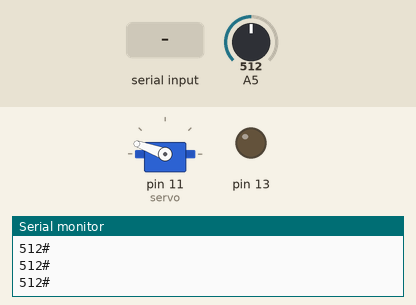
The sketch below on a simulated Arduino Uno, built with avr-gcc and run on an emulated ATmega328P. Parts: servo, output pins drawn as LEDs (lit = HIGH), the last lines printed to the serial monitor. The test bench sets the inputs (shaded band); at power-on: A5 = 512.

Above: at 1.2 s.
1.3 s: A5 set to 0
At 2.3 s:
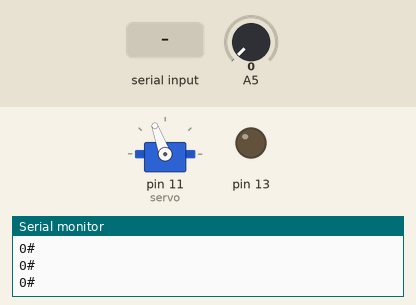
3.1 s: "startServo" received over Serial
At 4.17 s:
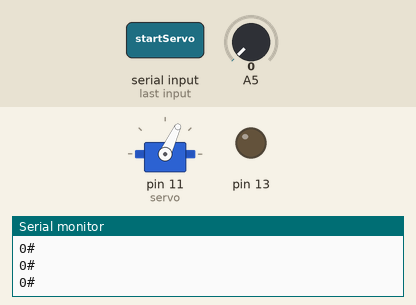
5.7 s: "LED" received over Serial
At 6.9 s:
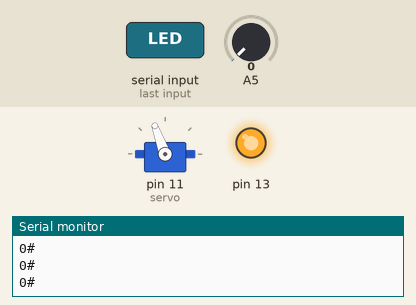
7.2 s: "startServo" received over Serial
Timing chart, 0 to 10.2 s (numbered marks = the images above; inputs shaded):
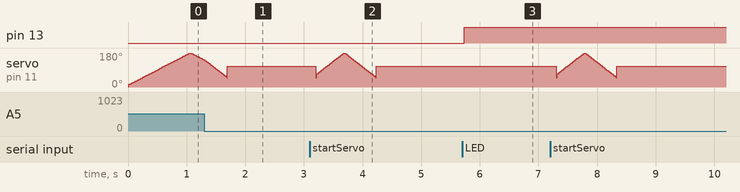

The sketch:

main.ino
```cpp
#include <Servo.h>

Servo servo;
String message;
bool isModeOne = 1, dirIsPos = 1;
int pos = 0;

void setup(){
  Serial.begin(9600);
  pinMode(13, OUTPUT);
  servo.attach(11);
  servo.write(110);
}

void loop(){
  while(Serial.available()){
    delay(10);
    char c = Serial.read();
    message += c;
  }

  if(message.length() > 0){
    if(message == "LED"){
      if(digitalRead(13) == HIGH) digitalWrite(13, LOW);
      else digitalWrite(13, HIGH);
    }else if(message == "resetServo") {
      servo.write(110);
      isModeOne = 0;
    }else if(message == "startServo") {
      isModeOne = 1;
    }

    message = "";
  }

  if(isModeOne) {
    if(dirIsPos){
      pos++;
      if(pos > 180) dirIsPos = 0;
    }else {
      pos--;
      if(pos < 50) {
        dirIsPos = 1;
        isModeOne = 0;
        message = "resetServo";
      }
    }
    servo.write(pos);

  }
  Serial.println(String(analogRead(5)) + "#");
}
```

Measured:
- after the input at 5.7 s, pin 13: LOW → HIGH at once
